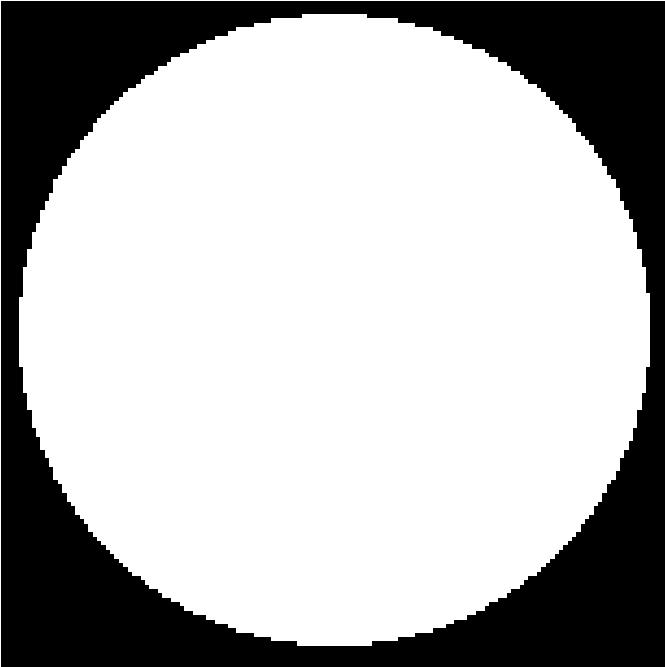
#> input picture image/input/template2.png, 665 x 667 px, found by its file name
$ python camera_test.py
#> lines starting #> are read from the running program, lines starting #| are printed output that depends on the picture; after the words box and inside, x2 and y2 are one past the last pixel; in counts of white or black regions, pixels touching at a corner belong together
import cv2
import detect_face
import numpy as np

cap = cv2.VideoCapture(0)

template = cv2.imread('./image/input/template2.png')
#> template is the input picture: shape (667, 665, 3); 70.9% white; 1 black region, box (x1, y1, x2, y2) and area: (1, 1, 665, 667) 128862

# read frame and show
while True:
    ret, frame = cap.read()
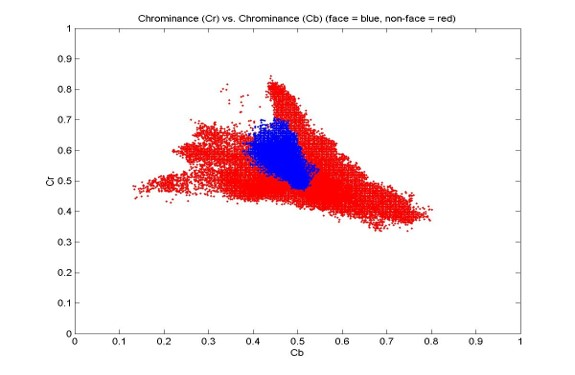
#> input picture image/Picture1.jpg, 575 x 375 px, given in place of the camera
#> frame is the input picture: shape (375, 575, 3); mean B, G, R 238.3, 235.2, 247.6

    if not ret:
        print("Không thể đọc frame.")
        break

    flipped_frame = cv2.flip(frame, 1)
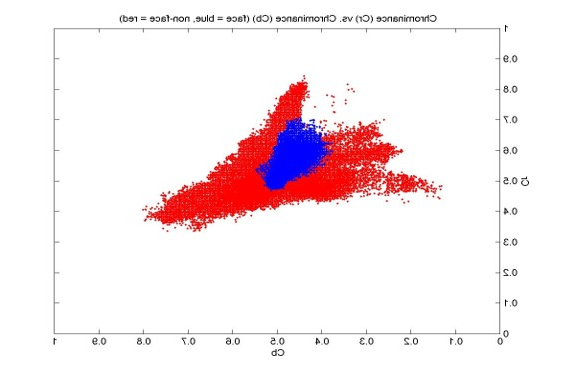
#> flipped_frame: shape (375, 575, 3); mean B, G, R 238.3, 235.2, 247.6
    # detect = detect_face.detect_face_with_template(flipped_frame, template)
    # mask_img = detect_face.get_ycrcb_mask(flipped_frame)
    print(flipped_frame.shape)
#| (375, 575, 3)
    # show frame
    cv2.imshow('Video1', flipped_frame)
    # cv2.imshow('Video1', detect[0])
    # cv2.imshow('Video2', detect[1])
    # cv2.imshow('Video3', mask_img[1])

    if cv2.waitKey(1) & 0xFF == ord('q'):
#> (key q is pressed here)
        break

cap.release()
cv2.destroyAllWindows()
